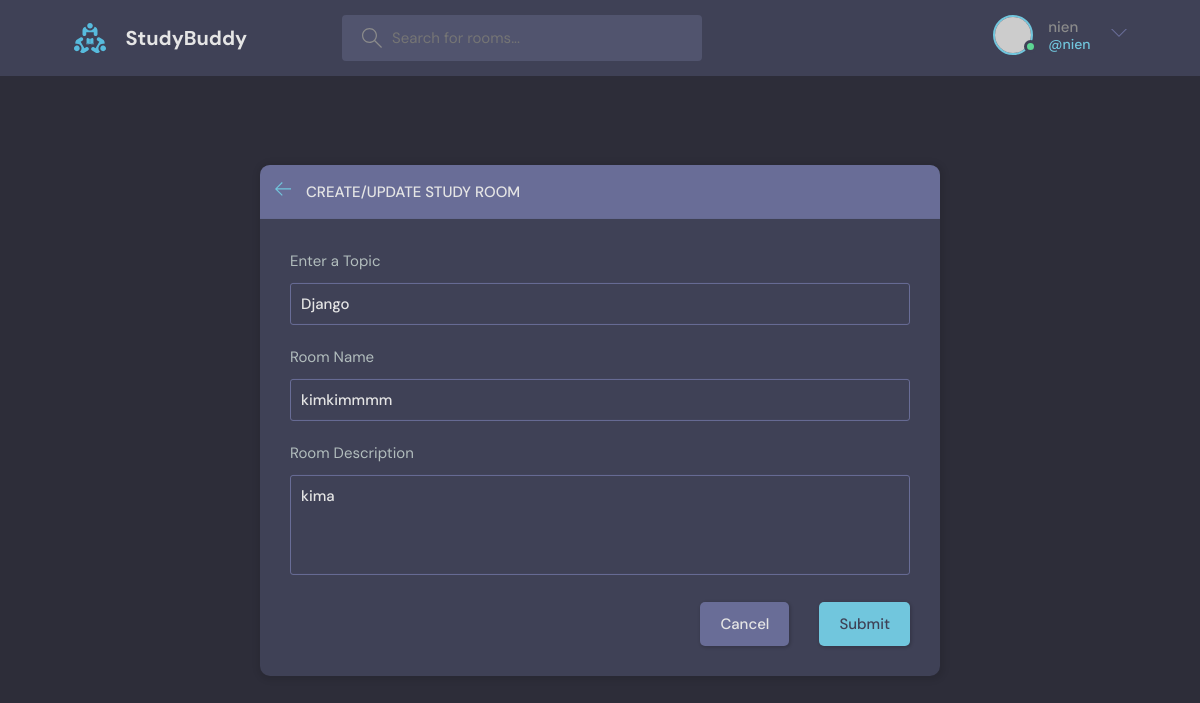
Page /update-room/12 (signed in) on the committed database.
### base/models.py (models this page shows, shortened)
class Topic(models.Model):
    name = models.CharField(max_length=200)

class Room(models.Model):
    host = models.ForeignKey(User, on_delete=models.SET_NULL, null=True)
    topic = models.ForeignKey(Topic, on_delete=models.SET_NULL, null=True)
    name = models.CharField(max_length=200)
    description = models.TextField(null=True, blank=True)
    updated = models.DateTimeField(auto_now=True) # update edited time
    created = models.DateTimeField(auto_now_add=True) # time first created instance
    participants = models.ManyToManyField(User, related_name='participants', blank=True)
    class Meta:
        ordering = ['-updated', '-created'] # the newest information from form will appear at first

### base/views.py (the view, shortened to what this page needs)
# urls.py: path('update-room/<str:pk>', views.updateRoom, name='update-room'),
@login_required(login_url='login')
def updateRoom(request, pk):
    room = Room.objects.get(id=pk)
    form = RoomForm(instance=room)
    if request.user != room.host:
        return HttpResponse('You are not allowed here!!!')
    context = {'form': form, 'topics': Topic.objects.all(), 'topic':room.topic.name}
    return render(request, 'base/room_form.html', context)

### base/forms.py
class RoomForm(ModelForm):
    class Meta:
        model = Room
        fields = '__all__'
        exclude = ['host', 'participants']

### base/templates/base/room_form.html (shortened to what this page needs)
{% extends 'main.html' %}
{% block content %}
<main class="create-room layout">
  <div class="container">
    <div class="layout__box">
      <div class="layout__boxHeader">
        <div class="layout__boxTitle">
          <a href="{{request.META.HTTP_REFERER}}">
            <svg version="1.1" xmlns="http://www.w3.org/2000/svg" width="32" height="32" viewBox="0 0 32 32">
              <title>arrow-left</title>
              <path
                d="M13.723 2.286l-13.723 13.714 13.719 13.714 1.616-1.611-10.96-10.96h27.625v-2.286h-27.625l10.965-10.965-1.616-1.607z">
              </path>
            </svg>
          </a>
          <h3>Create/Update Study Room</h3>
        </div>
      </div>
      <div class="layout__body">
        <form class="form" action="" method="POST">
          <div class="form__group">
            <label for="room_topic">Enter a Topic</label>
            <input required type='text' name='topic' list='topic-list' value={{topic}} />
          </div>
          <div class="form__group">
            <label for="room_name">Room Name</label>
            {{form.name}}
          </div>
          <div class="form__group">
            <label for="room_description">Room Description</label>
            {{form.description}}
          </div>
          <div class="form__action">
            <a class="btn btn--dark" href="{{request.META.HTTP_REFERER}}">Cancel</a>
            <button class="btn btn--main" type="submit">Submit</button>
          </div>
        </form>
      </div>
    </div>
  </div>
</main>
{% endblock content %}

### templates/navbar.html (shortened to what this page needs)
{% load static %}
<header class="header header--loggedIn">
  <div class="container">
    <a href="{% url 'home' %}" class="header__logo">
      <img src="{% static 'images/logo.svg' %}" />
      <h1>StudyBuddy</h1>
    </a>
    <form class="header__search" method="GET" action="{% url 'home' %}">
      <label>
        <input name="q" placeholder="Search for rooms..." />
      </label>
    </form>
    <nav class="header__menu">
      {% if request.user.is_authenticated %}
      <div class="header__user">
        <a href="{% url 'user-profile' request.user.id %}">
          <div class="avatar avatar--medium active">
            <img src="https://randomuser.me/api/portraits/men/37.jpg" />
          </div>
          <p>
            {{request.user.username}} <span>@{{request.user.username}}</span>
          </p>
        </a>
        <button class="dropdown-button">
          <svg
            version="1.1"
            xmlns="http://www.w3.org/2000/svg"
            width="32"
            height="32"
            viewBox="0 0 32 32"
          >
            <title>chevron-down</title>
            <path d="M16 21l-13-13h-3l16 16 16-16h-3l-13 13z"></path>
          </svg>
        </button>
      </div>
      {% else %}
      <a href="{% url 'login' %}">
        <img src="{% static 'images/avatar.svg' %}" />
        <p>Login</p>
      </a>
      {% endif %}
    </nav>
  </div>
</header>

### rows in the picture
Topic: topic "Django"
Room: name "kimkimmmm", description "kima"

### other values in the picture
{{ request.user.username }} "nien"
